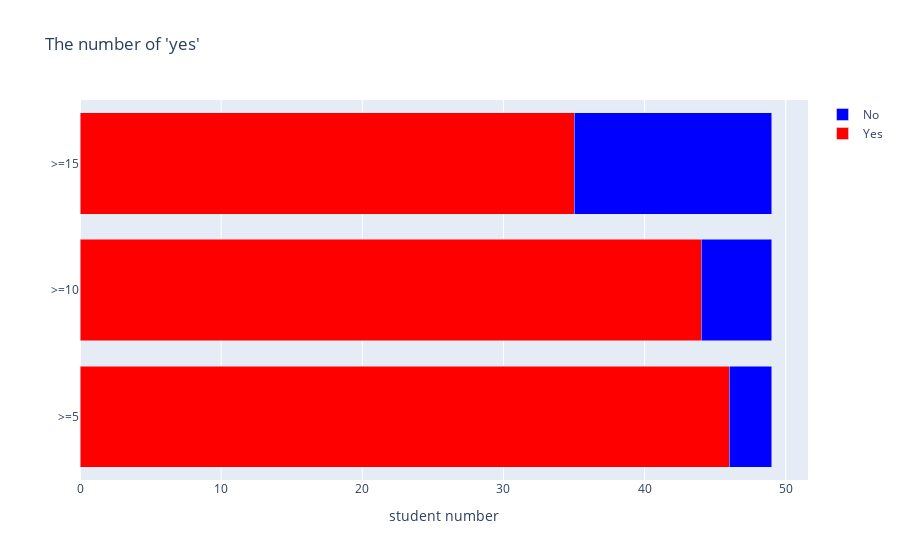

Write notebook code for a chart like this one.
### Code cell
import plotly.graph_objects as go
import plotly
animals=['>=5', '>=10', '>=15']
# layout = go.Layout(title="line plots", xaxis={'title':'x'}, yaxis={'title':'value'}, side='center')
fig = go.Figure(data=[
    go.Bar(name='Yes', y=animals, x=values_sta_list, orientation='h', marker={'color':'red'}),
    go.Bar(name='No', y=animals, x=[record_number-i for i in values_sta_list], orientation='h', marker={'color':'blue'}),
    ])
# layout = 
# Change the bar mode
fig.update_layout(barmode='stack')
fig.update_layout(xaxis=dict(title='student number'))
fig.update_layout(title='The number of \'yes\'')
# ax.set_title('The number of \'yes\'')
fig.show()
plotly.offline.plot(fig,filename='./the_number_of_anwser_yes.html',#会生成一个网页文件
    image='png',)

### Figure 1 — Plotly figure (JSON) as saved in the notebook; plotly's stock layout.template omitted (floating-point values rounded to 4 significant figures)
{"data": [{"marker": {"color": "red"}, "name": "Yes", "orientation": "h", "type": "bar", "x": [46, 44, 35], "y": [">=5", ">=10", ">=15"]}, {"marker": {"color": "blue"}, "name": "No", "orientation": "h", "type": "bar", "x": [3, 5, 14], "y": [">=5", ">=10", ">=15"]}], "layout": {"barmode": "stack", "title": {"text": "The number of 'yes'"}, "xaxis": {"title": {"text": "student number"}}}}
